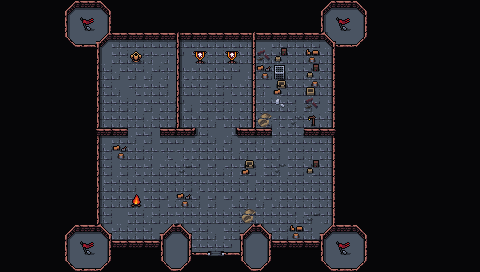

The image is a tile-based game level rendered from a .tmx file. Its description and source (layers, tilesets, objects; grid data summarised) follow:
An orthogonal 30x17 tile map with 16x16 px tiles, 4 tile layers (Collision, Background, Walls, Clutter), 2 tilesets and 11 objects.

<map version="1.5" tiledversion="1.7.2" orientation="orthogonal" renderorder="right-down" width="30" height="17" tilewidth="16" tileheight="16" infinite="0" nextlayerid="8" nextobjectid="60">
 <editorsettings>
  <export target="wastetown..tmx" format="tmx" />
 </editorsettings>
 <tileset firstgid="1" source="../tileset/main.tsx" />
 <tileset firstgid="3477" source="../tileset/buildings.tsx" />
 <layer id="6" name="Collision" width="30" height="17">
  <data>[510 cells, 25 non-empty, 7 distinct tile ids]</data>
 </layer>
 <layer id="1" name="Background" width="30" height="17">
  <data>[510 cells, 510 non-empty, 16 distinct tile ids]</data>
 </layer>
 <layer id="2" name="Walls" width="30" height="17">
  <data>[510 cells, 376 non-empty, 21 distinct tile ids]</data>
 </layer>
 <layer id="3" name="Clutter" width="30" height="17">
  <properties>
   <property name="spriteLayer" type="bool" value="true" />
  </properties>
  <data>[510 cells, 34 non-empty, 20 distinct tile ids]</data>
 </layer>
 <objectgroup id="4" name="Objects">
  <object id="38" template="../obj/entry_up.tx" x="208.667" y="254.337">
   <properties>
    <property name="teleport" value="" />
   </properties>
  </object>
  <object id="50" template="../obj/enemy.tx" x="135.516" y="134.997">
   <properties>
    <property name="enemy" value="Goblin Warrior" />
   </properties>
  </object>
  <object id="51" template="../obj/treasure.tx" x="207.345" y="65.3352" />
  <object id="52" template="../obj/gold.tx" x="140.342" y="65.0133" />
  <object id="53" template="../obj/enemy.tx" x="206.163" y="124.163">
   <properties>
    <property name="enemy" value="Goblin Chief" />
   </properties>
  </object>
  <object id="54" template="../obj/enemy.tx" x="208.178" y="152.006">
   <properties>
    <property name="enemy" value="Goblin" />
   </properties>
  </object>
  <object id="55" template="../obj/enemy.tx" x="118.668" y="194.664">
   <properties>
    <property name="enemy" value="Goblin" />
   </properties>
  </object>
  <object id="56" template="../obj/gold.tx" x="289.157" y="56.0147" />
  <object id="57" template="../obj/enemy.tx" x="289.916" y="90.7603">
   <properties>
    <property name="enemy" value="Goblin" />
   </properties>
  </object>
  <object id="58" template="../obj/enemy.tx" x="143.5" y="219.499">
   <properties>
    <property name="enemy" value="Goblin" />
   </properties>
  </object>
  <object id="59" template="../obj/enemy.tx" x="281.96" y="208.637">
   <properties>
    <property name="enemy" value="Goblin Warrior" />
   </properties>
  </object>
 </objectgroup>
</map>
